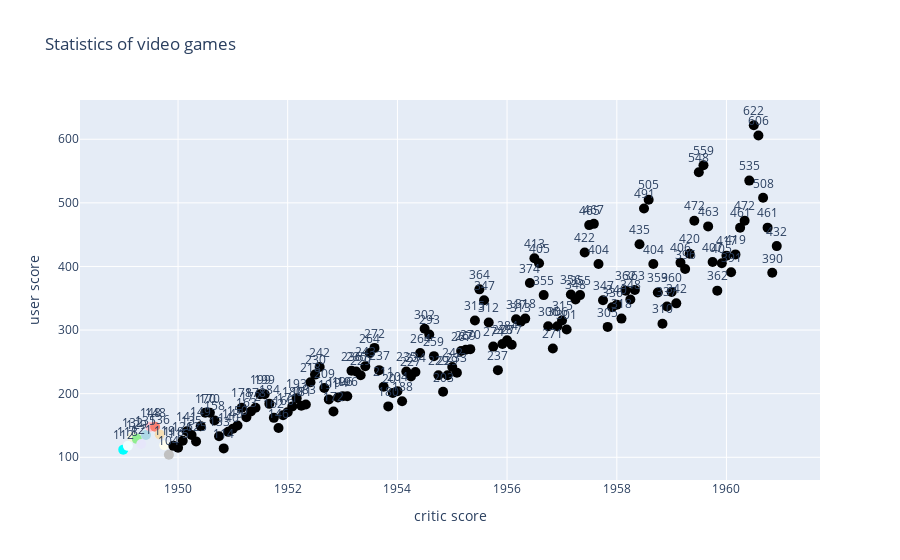

The code cell stored with this chart in its notebook:
### Code cell
trace0 = go.Scatter(
        x = x_month
        , y = y_pass
        , name='my graphic'
        , mode='markers+text'
        , text = y_pass
        # mode = 'markers+text',        
        , textposition='top center'
        , marker = dict(
            size = 10,
            color = [
                'aqua', 'azure', 'beige', 'lightgreen',
                'lavender', 'lightblue', 'pink', 'salmon',
                'wheat', 'ivory', 'silver'
            ]        
    )
)        

data = [trace0]
layout = {
    'title': 'Statistics of video games',
    'yaxis': {'title': 'user score'}, 
    'xaxis': {'title': 'critic score'}
    }

fig = go.Figure(data=data, layout=layout)
fig

### Figure 1 — Plotly figure (JSON) as saved in the notebook; plotly's stock layout.template omitted (floating-point values rounded to 4 significant figures; data arrays with more than 128 entries replaced by an {"elided": "..."} marker saying what was removed)
{"data": [{"marker": {"color": ["aqua", "azure", "beige", "lightgreen", "lavender", "lightblue", "pink", "salmon", "wheat", "ivory", "silver"], "size": 10}, "mode": "markers+text", "name": "my graphic", "text": {"elided": "144 int values"}, "textposition": "top center", "type": "scatter", "x": {"elided": "144 str values"}, "y": {"elided": "144 int values"}}], "layout": {"title": {"text": "Statistics of video games"}, "xaxis": {"title": {"text": "critic score"}}, "yaxis": {"title": {"text": "user score"}}}}
